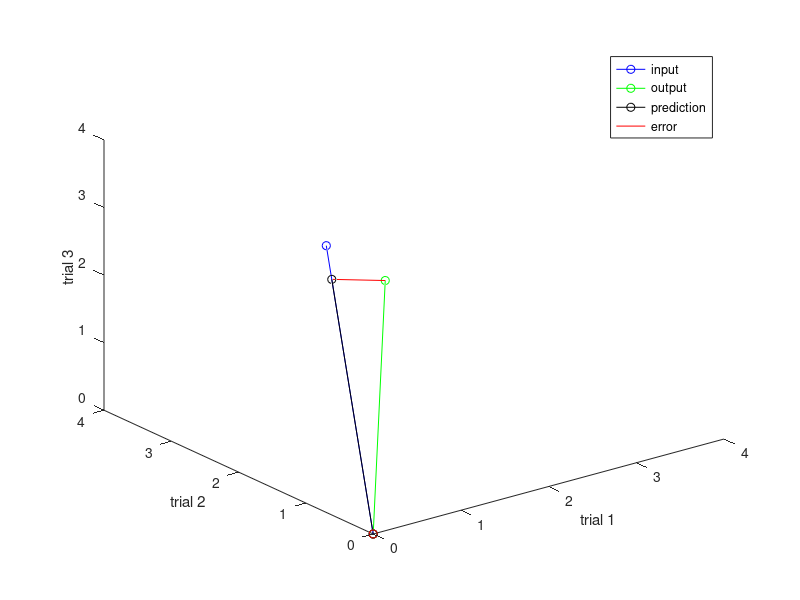

Reproduce this figure in MATLAB. (Note: this script raises an error after producing the figure.)
%% Start by creating and plotting some one-input, one-output data with 3 trials
input = [1 2 3]'
output = 0.7*input + 0.5 + randn(3,1)./4
plot(input, output,'o')
xlabel('input')
ylabel('output')
axis([0,4,0,4])

%% re-conceptualize this data in a new space, where each trial (or
% subject, or generally "observation" is a dimension, and the input
% and output are both vectors in this space.
plot3([0,input(1)], [0,input(2)], [0, input(3)], '-ob')
hold on;
plot3([0,output(1)], [0,output(2)], [0, output(3)], '-og')
legend('input', 'output')
xlabel('trial 1')
ylabel('trial 2')
zlabel('trial 3')
axis([0,4,0,4,0,4])
rotate3d on

%% using the projection formula for regression, find beta such that
% beta*input gets as close to the output as possible. We want to
% minimize the error term in output = beta*input + error
beta = dot(output,input)/dot(input,input)
prediction = beta*input
plot3([0,prediction(1)], [0,prediction(2)], [0,prediction(3)], '-ok')
legend('input', 'output', 'prediction')

%% 
% let's plot the distance from beta * input to the output. This is
% our error!
plot3([output(1),prediction(1)],[output(2),prediction(2)], ...
      [output(3),prediction(3)], '-r')

% note that error = sqrt((y(trial1)-prediction(trial1))^2 + 
%                        (y(trial2)-prediction(trial2))^2 +
%                        (y(trial3)-prediction(trial3))^2)
% Thus, thinking about this from the classical perspective, our
% error is the sqrt of the sum of squares. When the square root of
% the sum of squares is minimized, the sum of squares itself must
% also be minimized!
%%
% we can also plot this as a vector from the origin. Note that it's
% orthogonal to x.
error = output - prediction
plot3([0, error(1)], [0, error(2)], [0, error(3)], '-or')
legend('input', 'output', 'prediction', 'error')
hold off;
rotat3d off;
%%
% going back to our graphical visualization of the data, how does
% our regression line look? Note that since we have no intercept
% term, the line must pass through 0!
plot(input, output, 'o')
hold on
prediction_line_x = linspace(0,4,10)
%prediction_line_x = 0:.2:4
prediction_line_y = beta * prediction_line_x
plot(prediction_line_x, prediction_line_y, '-ok')
plot(input, prediction, 'om')
xlabel('input')
ylabel('output')
axis([0,4,0,4])


%% multiple regression
% suppose we wanted to fit a model with an intercept to our data?
% We could do this by adding a second, constant predictor, a vector
% of ones. now we have, roughly, output = beta(1)*input + beta(2)*ones() + error
constant = ones(3,1)
plot3([0,input(1)], [0,input(2)], [0, input(3)], '-ob')
hold on;
plot3([0,constant(1)], [0,constant(2)], [0, constant(3)], '-oc')
plot3([0,output(1)], [0,output(2)], [0, output(3)], '-og')
legend('input', 'constant', 'output')
xlabel('trial 1')
ylabel('trial 2')
zlabel('trial 3')
axis([0,4,0,4,0,4])
rotate3d on

%%
% using our generalized formula for regression, we can calculate
% our predictor coefficients and predictions as follows:
designmat = [input, constant];
betas = inv(designmat' * designmat)*designmat'*output;

prediction = designmat * betas;
x1component = designmat(:,1)*betas(1);
x2component = designmat(:,2)*betas(2);
%%
% now our prediction for y lives in the plane defined by the input
% and the constant term.
plot3([0,prediction(1)], [0,prediction(2)], [0,prediction(3)], 'ok')
plot3([0,x1component(1)], [0,x1component(2)], [0,x1component(3)], '-ok')
plot3([0,x2component(1)], [0,x2component(2)], [0,x2component(3)], '-ok')
legend('input', 'output', 'constant', 'prediction')


%%
plot3([output(1),prediction(1)],[output(2),prediction(2)], ...
      [output(3),prediction(3)], '-r')
error = output - prediction
plot3([0, error(1)], [0, error(2)], [0, error(3)], '-or')
legend('input', 'output', 'constant', 'prediction', '', '', 'error')
hold off;
%%
% Finally, lets plot our new regression line back in our more
% standard visualization space
plot(input, output, 'o')
hold on
prediction_line_x = linspace(0,4,10)
prediction_line_y = betas(1) * prediction_line_x + betas(2) * ones(1,10)
plot(prediction_line_x, prediction_line_y, '-k')
xlabel('input')
ylabel('output')
axis([0,4,0,4])

%%
% full scale example
%X = randn(1000,5);
%lifespan = X*[1,0.3,5,6,-2]' + randn(1000,1);
%p = inv(X'*X)*X'*lifespan

%% almost orthogonal
bloodpressure = randn(1000,1);
weight = randn(1000,1);
bloodpressure = bloodpressure - dot(bloodpressure,weight/norm(weight))*(weight/norm(weight));
lifespan = weight + 2*bloodpressure + randn(1000,1);
%%
p = dot(bloodpressure, lifespan)/dot(bloodpressure,bloodpressure)
%%
X = [bloodpressure weight];
p = inv(X'*X)*X'*lifespan
%%


%% almost colinear!
bloodpressure = weight+randn(1000,1)/100;
weight = randn(1000,1);
lifespan = 2*weight + randn(1000,1)/100;
%%
p = dot(bloodpressure, lifespan)/dot(bloodpressure, bloodpressure)
%%
X = [bloodpressure weight];
p = inv(X'*X)*X'*lifespan
